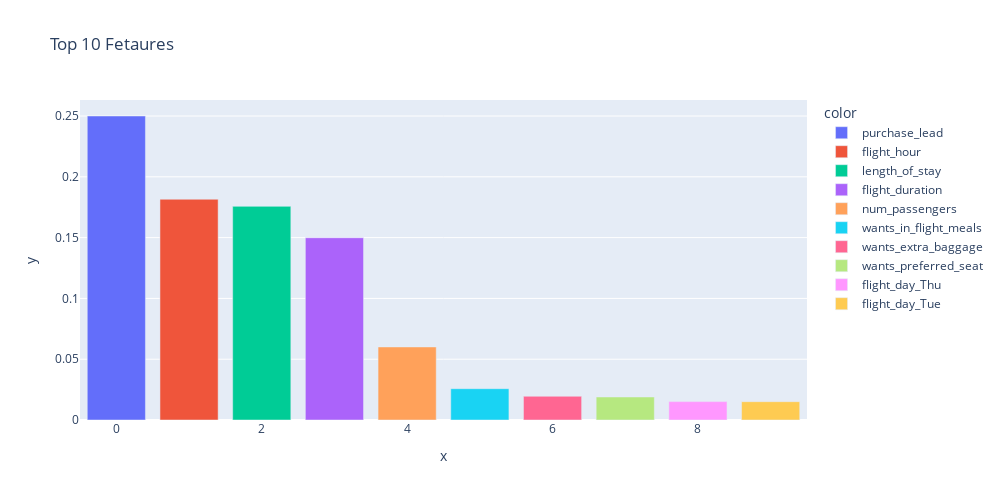

This figure's notebook cell:
### Code cell
px.bar(y=fets['Importance'],color=fets.Feature,title="Top 10 Fetaures",width=1000,height=500)

### Figure 1 — Plotly figure (JSON) as saved in the notebook; plotly's stock layout.template omitted (floating-point values rounded to 4 significant figures)
{"data": [{"alignmentgroup": "True", "hovertemplate": "color=purchase_lead<br>x=%{x}<br>y=%{y}<extra></extra>", "legendgroup": "purchase_lead", "marker": {"color": "#636efa", "pattern": {"shape": ""}}, "name": "purchase_lead", "offsetgroup": "purchase_lead", "orientation": "v", "showlegend": true, "textposition": "auto", "type": "bar", "x": [0], "xaxis": "x", "y": [0.25], "yaxis": "y"}, {"alignmentgroup": "True", "hovertemplate": "color=flight_hour<br>x=%{x}<br>y=%{y}<extra></extra>", "legendgroup": "flight_hour", "marker": {"color": "#EF553B", "pattern": {"shape": ""}}, "name": "flight_hour", "offsetgroup": "flight_hour", "orientation": "v", "showlegend": true, "textposition": "auto", "type": "bar", "x": [1], "xaxis": "x", "y": [0.1816], "yaxis": "y"}, {"alignmentgroup": "True", "hovertemplate": "color=length_of_stay<br>x=%{x}<br>y=%{y}<extra></extra>", "legendgroup": "length_of_stay", "marker": {"color": "#00cc96", "pattern": {"shape": ""}}, "name": "length_of_stay", "offsetgroup": "length_of_stay", "orientation": "v", "showlegend": true, "textposition": "auto", "type": "bar", "x": [2], "xaxis": "x", "y": [0.1757], "yaxis": "y"}, {"alignmentgroup": "True", "hovertemplate": "color=flight_duration<br>x=%{x}<br>y=%{y}<extra></extra>", "legendgroup": "flight_duration", "marker": {"color": "#ab63fa", "pattern": {"shape": ""}}, "name": "flight_duration", "offsetgroup": "flight_duration", "orientation": "v", "showlegend": true, "textposition": "auto", "type": "bar", "x": [3], "xaxis": "x", "y": [0.1499], "yaxis": "y"}, {"alignmentgroup": "True", "hovertemplate": "color=num_passengers<br>x=%{x}<br>y=%{y}<extra></extra>", "legendgroup": "num_passengers", "marker": {"color": "#FFA15A", "pattern": {"shape": ""}}, "name": "num_passengers", "offsetgroup": "num_passengers", "orientation": "v", "showlegend": true, "textposition": "auto", "type": "bar", "x": [4], "xaxis": "x", "y": [0.06009], "yaxis": "y"}, {"alignmentgroup": "True", "hovertemplate": "color=wants_in_flight_meals<br>x=%{x}<br>y=%{y}<extra></extra>", "legendgroup": "wants_in_flight_meals", "marker": {"color": "#19d3f3", "pattern": {"shape": ""}}, "name": "wants_in_flight_meals", "offsetgroup": "wants_in_flight_meals", "orientation": "v", "showlegend": true, "textposition": "auto", "type": "bar", "x": [5], "xaxis": "x", "y": [0.02575], "yaxis": "y"}, {"alignmentgroup": "True", "hovertemplate": "color=wants_extra_baggage<br>x=%{x}<br>y=%{y}<extra></extra>", "legendgroup": "wants_extra_baggage", "marker": {"color": "#FF6692", "pattern": {"shape": ""}}, "name": "wants_extra_baggage", "offsetgroup": "wants_extra_baggage", "orientation": "v", "showlegend": true, "textposition": "auto", "type": "bar", "x": [6], "xaxis": "x", "y": [0.01951], "yaxis": "y"}, {"alignmentgroup": "True", "hovertemplate": "color=wants_preferred_seat<br>x=%{x}<br>y=%{y}<extra></extra>", "legendgroup": "wants_preferred_seat", "marker": {"color": "#B6E880", "pattern": {"shape": ""}}, "name": "wants_preferred_seat", "offsetgroup": "wants_preferred_seat", "orientation": "v", "showlegend": true, "textposition": "auto", "type": "bar", "x": [7], "xaxis": "x", "y": [0.01892], "yaxis": "y"}, {"alignmentgroup": "True", "hovertemplate": "color=flight_day_Thu<br>x=%{x}<br>y=%{y}<extra></extra>", "legendgroup": "flight_day_Thu", "marker": {"color": "#FF97FF", "pattern": {"shape": ""}}, "name": "flight_day_Thu", "offsetgroup": "flight_day_Thu", "orientation": "v", "showlegend": true, "textposition": "auto", "type": "bar", "x": [8], "xaxis": "x", "y": [0.01512], "yaxis": "y"}, {"alignmentgroup": "True", "hovertemplate": "color=flight_day_Tue<br>x=%{x}<br>y=%{y}<extra></extra>", "legendgroup": "flight_day_Tue", "marker": {"color": "#FECB52", "pattern": {"shape": ""}}, "name": "flight_day_Tue", "offsetgroup": "flight_day_Tue", "orientation": "v", "showlegend": true, "textposition": "auto", "type": "bar", "x": [9], "xaxis": "x", "y": [0.01507], "yaxis": "y"}], "layout": {"barmode": "relative", "height": 500, "legend": {"title": {"text": "color"}, "tracegroupgap": 0}, "title": {"text": "Top 10 Fetaures"}, "width": 1000, "xaxis": {"anchor": "y", "autorange": true, "domain": [0, 1], "range": [-0.5, 9.5], "title": {"text": "x"}, "type": "linear"}, "yaxis": {"anchor": "x", "autorange": true, "domain": [0, 1], "range": [0, 0.2632], "title": {"text": "y"}, "type": "linear"}}}
